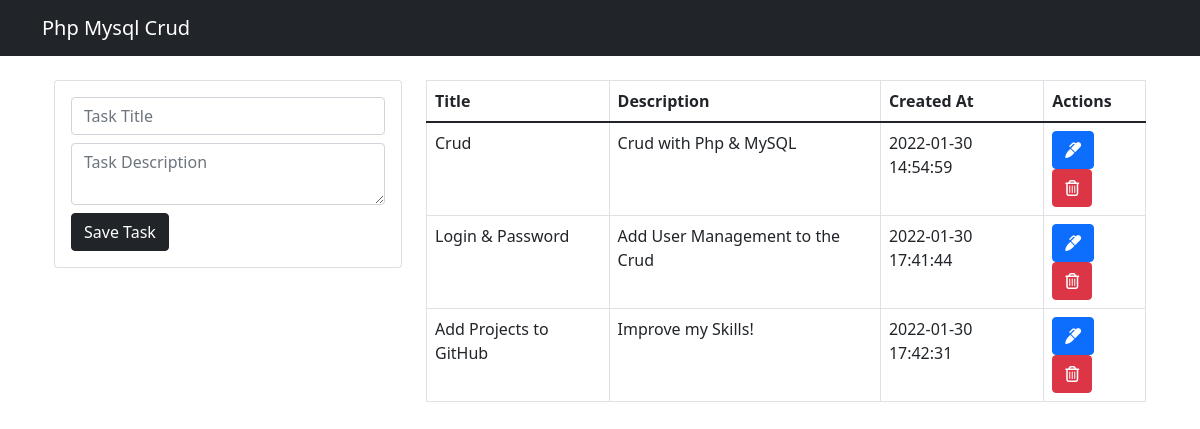
The page / on the database its author committed.
### tables this page shows
CREATE TABLE `task` (
  `id` int(11) NOT NULL AUTO_INCREMENT,
  `title` varchar(255) NOT NULL,
  `description` text NOT NULL,
  `created_at` timestamp NOT NULL DEFAULT current_timestamp(),
  PRIMARY KEY (`id`)
);

### src/index.php (the view, shortened to what this page needs)
<?php include("db.php") ?>
<?php include("includes/header.php") ?>
    <div class="container p-4">
        <div class="row">
            <div class="col-md-4">
                <div class="card card-body">
                    <form action="save_task.php" method="POST">
                        <div class="form-group">
                            <input type="text" name="title" class="form-control" placeholder="Task Title" autofocus>
                        </div>
                        <div class="form-group">
                            <textarea name="description" rows="2" class="form-control mt-2" placeholder="Task Description"></textarea>
                        </div>
                        <input type="submit" class="btn btn-dark btn-block mt-2" name="save_task" value="Save Task">
                    </form>
                </div>
            </div>
            <div class="col-md-8">
                <table class="table table-bordered">
                    <thead>
                        <th>Title</th>
                        <th>Description</th>
                        <th>Created At</th>
                        <th>Actions</th>
                    </thead>
                    <tbody>
                        <?php
                            $query = "SELECT * FROM task";
                            $result_tasks = mysqli_query($conn, $query);
                            while($row = mysqli_fetch_array($result_tasks)) { ?>
                                <tr>
                                    <td><?php echo $row['title']?></td>
                                    <td><?php echo $row['description']?></td>
                                    <td><?php echo $row['created_at']?></td>
                                    <td>
                                        <a class="btn btn-primary" href="edit_task.php?id=<?php echo $row['id']?>">
                                            <i class="fas fa-marker"></i>
                                        </a>
                                        <a class="btn btn-danger" href="delete_task.php?id=<?php echo $row['id']?>">
                                            <i class="far fa-trash-alt"></i>
                                        </a>
                                    </td>
                                </tr>
                        <?php } ?>
                    </tbody>
                </table>
            </div>
        </div>
    </div>
<?php include("includes/footer.php") ?>

### src/includes/header.php (shortened to what this page needs)
<!DOCTYPE html>
<html lang="en">
<head>
    <link href="https://cdn.jsdelivr.net/npm/bootstrap@5.1.3/dist/css/bootstrap.min.css" rel="stylesheet">
</head>
<body>
<nav class="navbar navbar-dark bg-dark">
    <div class="container">
        <a href="/" class="navbar-brand">Php Mysql Crud</a>
    </div>
</nav>

### src/includes/footer.php (shortened to what this page needs)
</body>
</html>

### rows shown on the page
task: title "Crud", description "Crud with Php & MySQL", created_at "2022-01-30 14:54:59"
task: title "Login & Password", description "Add User Management to the Crud", created_at "2022-01-30 17:41:44"
task: title "Add Projects to GitHub", description "Improve my Skills!", created_at "2022-01-30 17:42:31"
